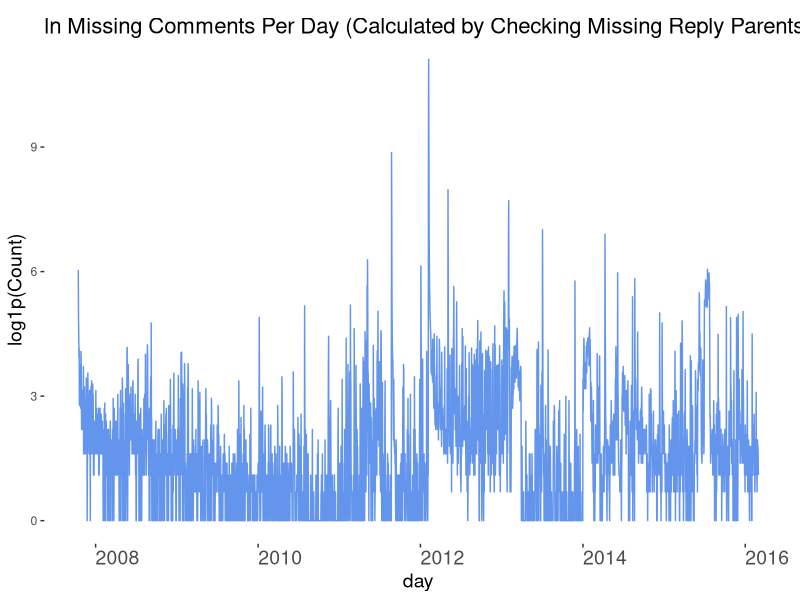
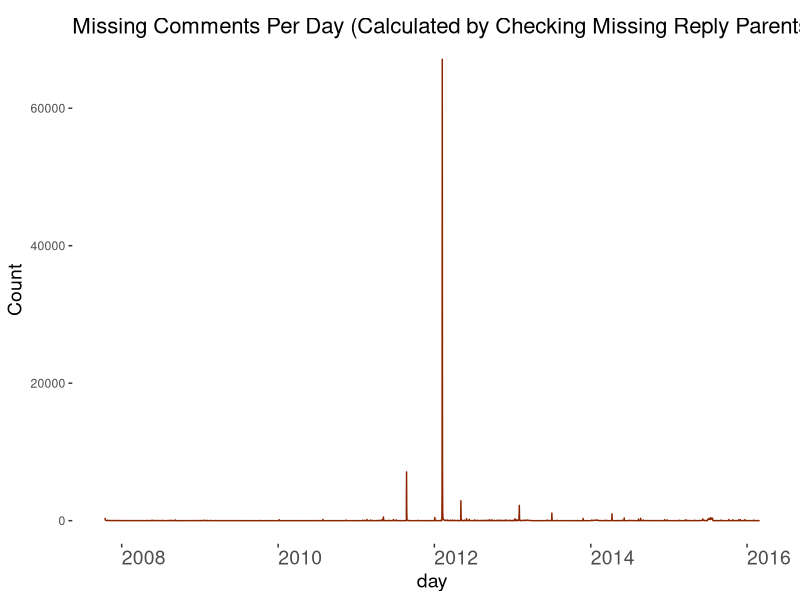
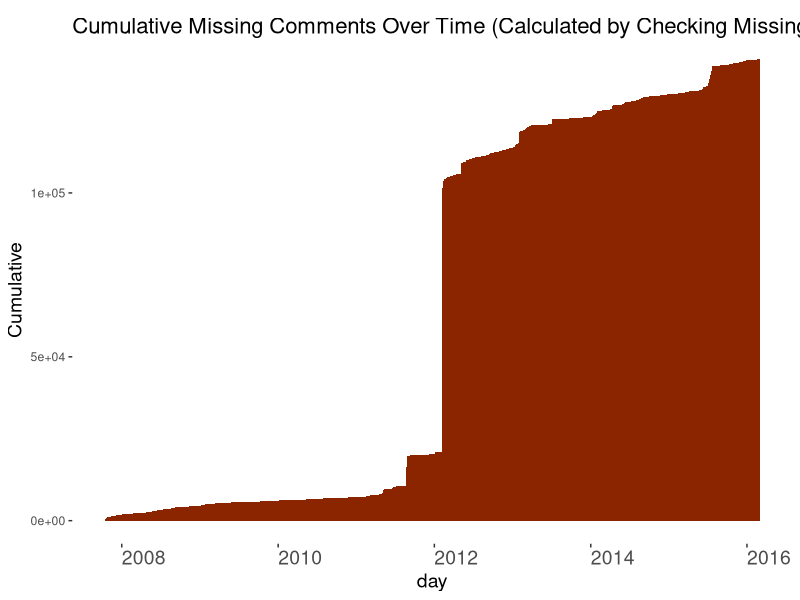
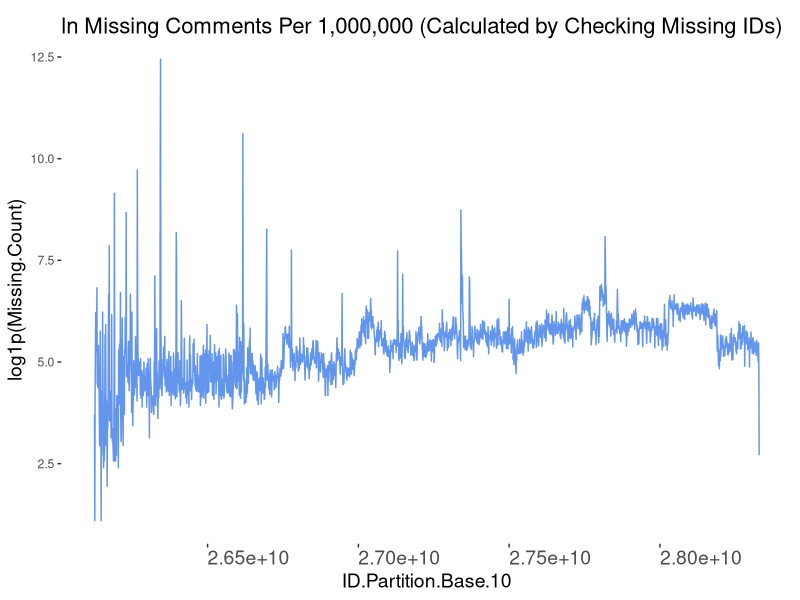
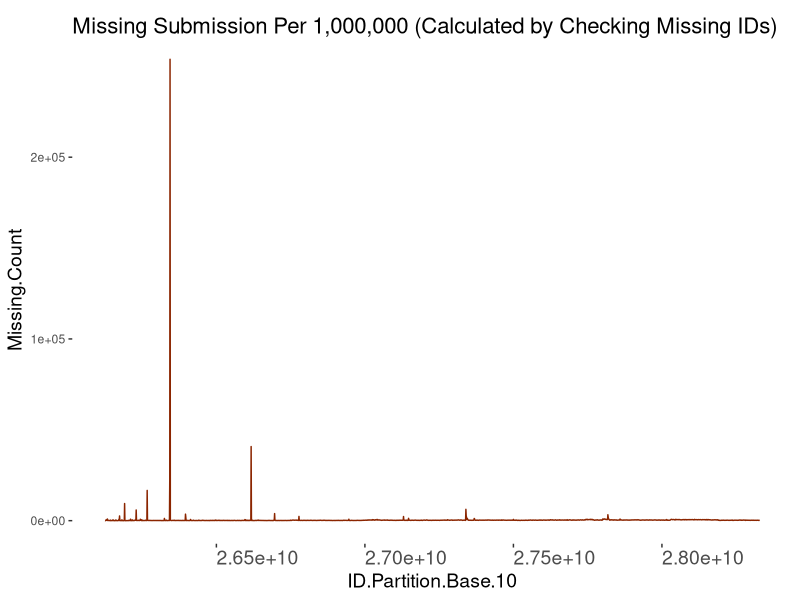

These charts were generated, in order, by the following R code: (Note: this script raises an error after producing the figures.)
library(ggplot2)
library(lubridate)


rm(list=ls())

#### PLOT MISSING DATA PER DAY (COMMENTS)
missing_data_comments <- read.csv("../data/aggregate_data/Missing Data Timeline - Comment Timeline.csv")
missing_data_comments$day <- as.Date(missing_data_comments$Date, format="%m/%d/%Y")

ggplot(missing_data_comments, aes(day, log1p(Count))) +
  geom_line(color="cornflowerblue") +
  theme(axis.text.x = element_text(hjust=0, vjust=1, size=14), 
        axis.title=element_text(size=14), 
        panel.background = element_rect(fill = "white"),
        plot.title = element_text(size = 16, colour = "black", vjust = -1)) +
  ggtitle("ln Missing Comments Per Day (Calculated by Checking Missing Reply Parents)")

ggplot(missing_data_comments, aes(day, Count)) +
  geom_line(color="orangered4") +
  theme(axis.text.x = element_text(hjust=0, vjust=1, size=14), 
        axis.title=element_text(size=14), 
        panel.background = element_rect(fill = "white"),
        plot.title = element_text(size = 16, colour = "black", vjust = -1)) +
  ggtitle("Missing Comments Per Day (Calculated by Checking Missing Reply Parents)")

ggplot(missing_data_comments, aes(day, Cumulative)) +
  geom_area(fill="orangered4") +
  theme(axis.text.x = element_text(hjust=0, vjust=1, size=14), 
        axis.title=element_text(size=14), 
        panel.background = element_rect(fill = "white"),
        plot.title = element_text(size = 16, colour = "black", vjust = -1)) +
  ggtitle("Cumulative Missing Comments Over Time (Calculated by Checking Missing Reply Parents)")


#### PLOT MISSING DATA PER ID RANGE (COMMENTS)
missing_data_comments_ids <- read.csv("../data/aggregate_data/Missing Data Timeline - Spectral Scan Comments.csv")
missing_data_comments_ids$ID.Partition.Base.10

ggplot(missing_data_comments_ids, aes(ID.Partition.Base.10, log1p(Missing.Count))) +
  geom_line(color="cornflowerblue") +
  theme(axis.text.x = element_text(hjust=0, vjust=1, size=14), 
        axis.title=element_text(size=14), 
        panel.background = element_rect(fill = "white"),
        plot.title = element_text(size = 16, colour = "black", vjust = -1)) +
  ggtitle("ln Missing Comments Per 1,000,000 (Calculated by Checking Missing IDs)")

ggplot(missing_data_comments_ids, aes(ID.Partition.Base.10, Missing.Count)) +
  geom_line(color="orangered4") +
  theme(axis.text.x = element_text(hjust=0, vjust=1, size=14), 
        axis.title=element_text(size=14), 
        panel.background = element_rect(fill = "white"),
        plot.title = element_text(size = 16, colour = "black", vjust = -1)) +
  ggtitle("Missing Submission Per 1,000,000 (Calculated by Checking Missing IDs)")

ggplot(missing_data_comments_ids, aes(ID.Partition.Base.10, Cumulative)) +
  geom_area(fill="orangered4") +
  theme(axis.text.x = element_text(hjust=0, vjust=1, size=14), 
        axis.title=element_text(size=14), 
        panel.background = element_rect(fill = "white"),
        plot.title = element_text(size = 16, colour = "black", vjust = -1)) +
  ggtitle("Missing Comments Per 1,000,000 (Calculated by Checking Missing IDs)")

#### PLOT MISSING DATA PER DAY (POSTS)
missing_data_posts <- read.csv("../data/aggregate_data/Missing Data Timeline - Submission Timeline.csv")
missing_data_posts$day <- as.Date(missing_data_posts$Date, format="%m/%d/%Y")

ggplot(missing_data_posts, aes(day, log1p(Count))) +
  geom_line(color="cornflowerblue") +
  theme(axis.text.x = element_text(hjust=0, vjust=1, size=14), 
        axis.title=element_text(size=14), 
        panel.background = element_rect(fill = "white"),
        plot.title = element_text(size = 16, colour = "black", vjust = -1)) +
  ggtitle("ln Missing Submissions Per Day (Calculated by Checking Missing Reply Parents)")

ggplot(missing_data_posts, aes(day, Count)) +
  geom_line(color="orangered4") +
  theme(axis.text.x = element_text(hjust=0, vjust=1, size=14), 
        axis.title=element_text(size=14), 
        panel.background = element_rect(fill = "white"),
        plot.title = element_text(size = 16, colour = "black", vjust = -1)) +
  ggtitle("Missing Submission Per Day (Calculated by Checking Missing Reply Parents)")

ggplot(missing_data_posts, aes(day, Cumulative)) +
  geom_area(fill="orangered4") +
  theme(axis.text.x = element_text(hjust=0, vjust=1, size=14), 
        axis.title=element_text(size=14), 
        panel.background = element_rect(fill = "white"),
        plot.title = element_text(size = 16, colour = "black", vjust = -1)) +
  ggtitle("Cumulative Missing Submission Per Day (Calculated by Checking Missing Reply Parents)")


#### PLOT MISSING DATA PER ID RANGE (POSTS)
missing_data_posts_ids <- read.csv("../data/aggregate_data/Missing Data Timeline - Spectral Scan Submissions.csv")
missing_data_posts_ids$ID.Partition.Base.10

ggplot(missing_data_posts_ids, aes(ID.Partition.Base.10, log1p(Missing.Count))) +
  geom_line(color="cornflowerblue") +
  theme(axis.text.x = element_text(hjust=0, vjust=1, size=14), 
        axis.title=element_text(size=14), 
        panel.background = element_rect(fill = "white"),
        plot.title = element_text(size = 16, colour = "black", vjust = -1)) +
  ggtitle("ln Missing Submissions Per 100,000 (Calculated by Checking Missing IDs)")


ggplot(missing_data_posts_ids, aes(ID.Partition.Base.10, Missing.Count)) +
  geom_line(color="orangered4") +
  theme(axis.text.x = element_text(hjust=0, vjust=1, size=14), 
        axis.title=element_text(size=14), 
        panel.background = element_rect(fill = "white"),
        plot.title = element_text(size = 16, colour = "black", vjust = -1)) +
  ggtitle("Missing Submission Per 100,000 (Calculated by Checking Missing IDs)")

ggplot(missing_data_posts_ids, aes(ID.Partition.Base.10, Cumulative)) +
  geom_area(fill="orangered4") +
  theme(axis.text.x = element_text(hjust=0, vjust=1, size=14), 
        axis.title=element_text(size=14), 
        panel.background = element_rect(fill = "white"),
        plot.title = element_text(size = 16, colour = "black", vjust = -1)) +
  ggtitle("Missing Submission Per 100,000 (Calculated by Checking Missing IDs)")



#### LANGUAGE ITEMS
sum(missing_data_comments$Count)
sum(missing_data_comments_ids$Missing.Count)
min(missing_data_comments$day)
max(missing_data_comments$day)

sum(missing_data_posts$Count)
sum(missing_data_posts_ids$Missing.Count)
min(missing_data_posts$day)
max(missing_data_posts$day)

sum(missing_data_comments_ids$Missing.Count)

signif(100*96.67*sum(missing_data_comments_ids$Missing.Count)/2182699117, 3)
signif(100*6.835*sum(missing_data_comments_ids$Missing.Count)/236132592, 3)
#signif(
